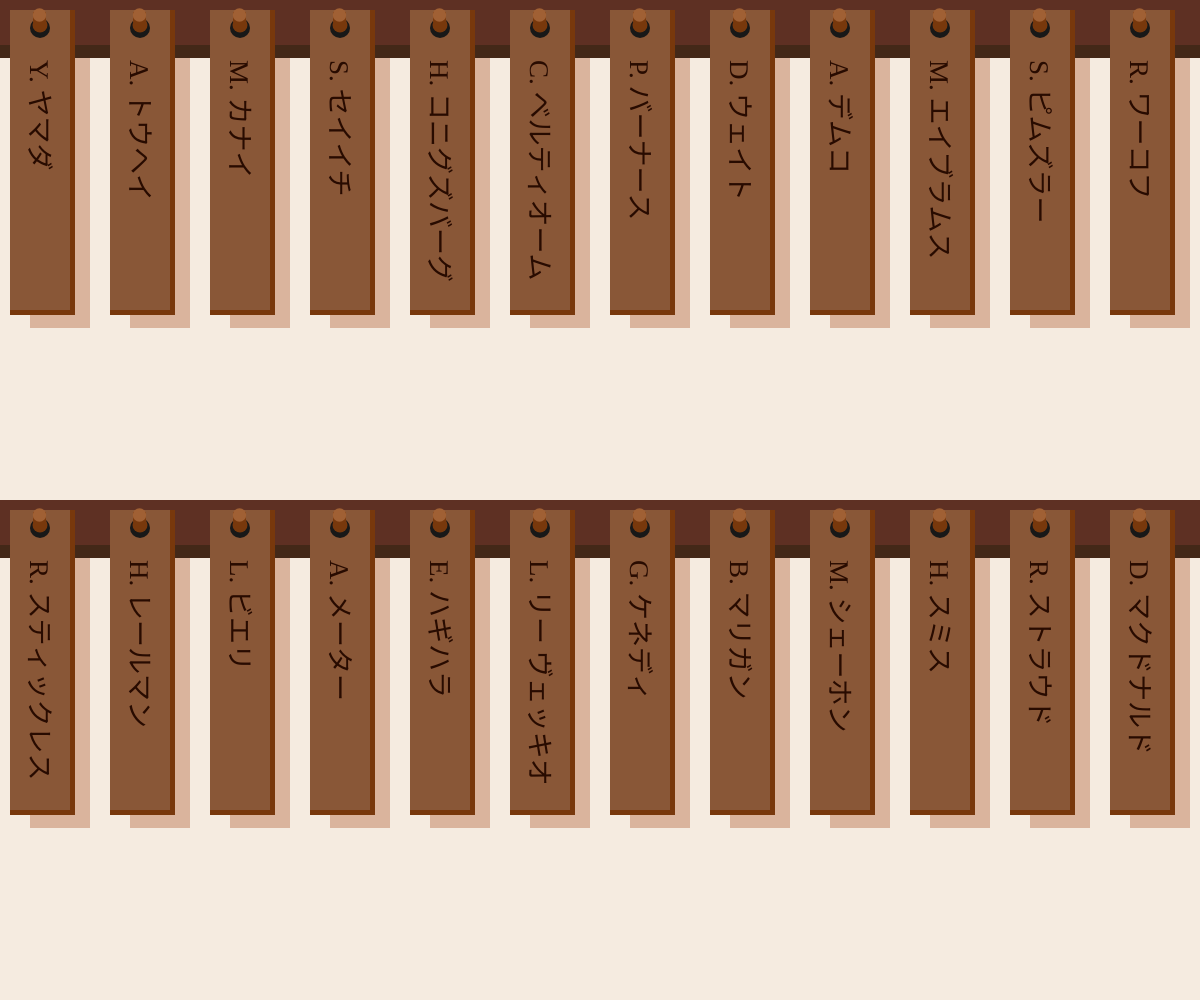
Frame 1 (no input)
Frame 60 (no input): identical to frame 1, image omitted
Frame 120 (the mouse pressed at the canvas centre since frame 60): identical to frame 1, image omitted

The p5.js sketch that drew this single still picture (run headless with seeded random() and noise() and a simulated clock; from frame 60 on, the mouse is pressed at the canvas centre):

// p5.js sketch
// ── sketch.js
let shihan = ["Y. ヤマダ", "A. トウヘイ", "M. カナイ", "S. セイイチ", "H. コニグズバーグ",
  "C. ベルティオーム", "P. バーナース", "D. ウェイト", "A. デムコ", "M. エイブラムス",
  "S. ピムズラー", "R. ワーコフ", "R. スティックレス", "H. レールマン", "L. ビエリ",
  "A. メーター", "E. ハギハラ", "L. リー ヴェッキオ", "G. ケネディ",
  "B. マリガン", "M. シェーホン", "H. スミス", "R. ストラウド", "D. マクドナルド",
  "R. ファリナート", "I. ファウスト", "D. ファイアストーン", "C. マクギニス", "E. ピータロイ",
  "R. サード", "F. ウォン", "T. リー", "L. レヴィット", "D. メノ",
  "J. ネメス", "G. サカモト", "P. タマニ", "D. タングマン", "P. バーナース",
  "S. ホール", "Y. カタギリ", "Y. オカモト", "N. アンドゥハル", "S. カウフマン",
  "G. レイン", "D. ローランドー", "G. ロンプレ", "Y. メーター", "W. ヴァン エンク",
  "R. ワグナー", "C. スミス", "K. ニシダ", "D. バート", "G. ブルックス",
  "E. ディ マルコ", "C. グリフィン", "E. モンテレオーネ", "L. ジェイコブズ パヴリック", "G. ペネヴァート",
  "G. ラモス", "E. リフキン", "W. クサビエ スタウブ", "G. トレンブレイ", "A. ワイズ",
  "E. アバラテグイ", "S. コヤニス", "M. ヌマタ", "D. アポダカ", "P. ハーデスティ",
  "A. コルデロ ハーデスティ", "S. イェスバーガー", "B. ミゼラック", "D. パーマー", "G. スキナー"];

function setup() {
  createCanvas(windowWidth, windowHeight);

}

function draw() {
  //background
  background(245, 235, 224);
  noStroke();


  let c1 = color(94, 48, 35);
  let c2 = color(67, 40, 24);
  let c3 = color((67, 40, 24));
  let c4 = color(137, 87, 55);
  let c5 = color(120, 56, 12);
  let c6 = color(160, 96, 52);
  let c7 = color(218, 180, 157);

  let space = 100;
    
  push();
  //base
  fill(c1);
  rect(0, 0, windowWidth, 55);
  rect(0, windowHeight/2, windowWidth, 55);

  //shade
  fill(c2);
  rect(0, 45, windowWidth, 13);
  rect(0, windowHeight/2 + 45, windowWidth, 13);
  pop();

  //placks

  let i = 0 //counter for plack names, to know when to stop or add
  
  push();

  for (let x = 30; x < windowWidth; x += space) { //top
      fill(c7);
      noStroke();
      rect(x, 58, 60, 270);
    
      fill(c5);
      noStroke();
      rect(x - 15, 10, 60, 300);
    
      fill(c5);
      noStroke();
      rect(x - 20, 15, 65, 300);
      
      fill(c4);
      noStroke();
      rect(x - 20, 10, 60, 300);
      
      noStroke();
      fill(c3);
      circle(x + 10, 28, 20);
      
      noStroke();
      fill(c5);
      circle(x + 10, 25, 15);

      fill(c5);
      noStroke();
      rect(x + 3, 12, 13, 10);

      noStroke();
      fill(c6);
      circle(x + 9.5, 15, 13.5);

    if (i < shihan.length) {
      push();
      noStroke();
      fill(40, 11, 0); 
      translate(x, 60);
      rotate(HALF_PI); 
      textSize(27);
      textFont("Petrona");
      text(shihan[i], 0, 0);
      pop();
      }
    i++
    }

    for (let x = 30; x < windowWidth; x += space) { //bottom
      fill(c7);
      noStroke();
      rect(x, windowHeight/2 + 58, 60, 270);
      
      fill(c5);
      noStroke();
      rect(x - 15, windowHeight/2 + 10, 60, 300);
    
      fill(c5);
      noStroke();
      rect(x - 20, windowHeight/2 + 15, 65, 300);
      
      fill(c4);
      noStroke();
      rect(x - 20, windowHeight/2 + 10, 60, 300);
      
      noStroke();
      fill(c3);
      circle(x + 10, windowHeight/2 + 28, 20);
      
      noStroke();
      fill(c5);
      circle(x + 10, windowHeight/2 + 25, 15);
            
      fill(c5);
      noStroke();
      rect(x + 3, windowHeight/2 + 12, 13, 10);

      noStroke();
      fill(c6);
      circle(x + 9.5, windowHeight/2 + 15, 13.5);

      if (i < shihan.length) {
      push();
      noStroke();
      fill(0); 
      translate(x, windowHeight/2 + 60);
      rotate(HALF_PI); 
      textSize(27)
      textFont("Petrona");
      fill(40, 11, 0); 
      text(shihan[i], 0, 0);
      pop();
      }
    i++
    }
  
  pop();
}

function windowResized() { //to make it change with the window, without being within draw
  resizeCanvas(windowWidth, windowHeight);
}

// Reflection + Interpretation + Differences:


// Our first assignment was to recreate a memory through code. In this, I learned how to create 2d primitives in order to draw, with the addition of for loops, translates, rotates, pushing, popping, variables, arrays, and more. I used what I was taught to develop a photo of the “Nafudakake” and also allow it to grow and shrink with the page, and have the text be affected accordingly.
// What is observed is wooden plaques with shading and an area to simulate the idea of it being held on the wall from a hole. Overall its a pretty simple design with a straightforward color palette; however, I think the design is effective.
// I had the same constant idea throughout the project. I had drawn a sketch and followed it pretty much to the T; the only thing that would have changed is the spacing, as I didn’t draw it in reference to window size. I ended up just making it adjust to the window size, which I liked.
